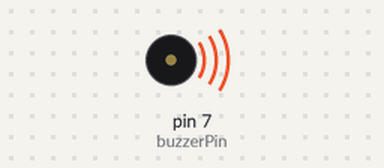
Simulated run of this sketch. Board: Arduino Uno, built with avr-gcc and run on an emulated ATmega328P. Shown: buzzer (waves = sounding).

Above: at 0.12 s.
Timing chart, 0 to 6.0 s (numbered marks = the images above):
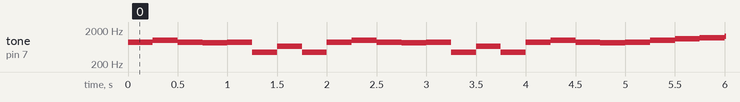

Measured:
- by itself, tone on pin 7 (buzzerPin): plays 880 Hz for 0.25 s, 988 Hz for 0.25 s, 880 Hz for 0.25 s, 831 Hz for 0.25 s, 880 Hz for 0.25 s, 440 Hz for 0.25 s … (408 notes in this stretch)

The sketch:

riverFlows.ino
```cpp
#include "pitches.h"

int buzzerPin = 7;
void setup() {
  // put your setup code here, to run once:
  pinMode(buzzerPin,OUTPUT);
}
int bpm = 250; //speed of song
int yiruma[]= {NOTE_A5,NOTE_B5,NOTE_A5,NOTE_GS5,NOTE_A5,NOTE_A4,NOTE_E5,NOTE_A4,NOTE_A5,NOTE_B5,NOTE_A5,NOTE_GS5,NOTE_A5,NOTE_A4,NOTE_E5,NOTE_A4,NOTE_A5,NOTE_B5,NOTE_A5,NOTE_GS5,NOTE_A5,NOTE_B5,NOTE_CS6,NOTE_D6,NOTE_E6,NOTE_CS6,NOTE_B5,NOTE_A5,NOTE_GS5};
int songLength = sizeof(yiruma);
void loop() {
  for (int i = 0;i<29;i++){
    tone(buzzerPin,yiruma[i],bpm);
    delay(250);
  }
  delay(2000);
}
```
